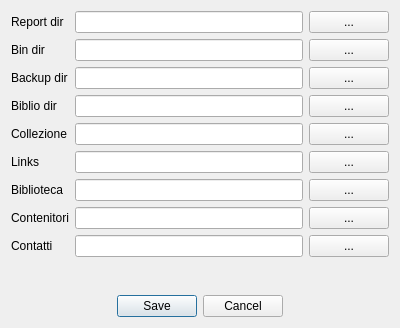
<?xml version="1.0" encoding="UTF-8"?>
<ui version="4.0">
 <class>OpzioniDialog</class>
 <widget class="QDialog" name="OpzioniDialog">
  <property name="geometry">
   <rect>
    <x>0</x>
    <y>0</y>
    <width>400</width>
    <height>328</height>
   </rect>
  </property>
  <property name="windowTitle">
   <string>Impostazioni generali</string>
  </property>
  <layout class="QGridLayout" name="gridLayout">
   <item row="0" column="0">
    <widget class="QLabel" name="label">
     <property name="text">
      <string>Report dir</string>
     </property>
    </widget>
   </item>
   <item row="0" column="1">
    <widget class="QLineEdit" name="reportDirLE"/>
   </item>
   <item row="10" column="0" colspan="3">
    <widget class="QDialogButtonBox" name="buttonBox">
     <property name="standardButtons">
      <set>QDialogButtonBox::Cancel|QDialogButtonBox::Save</set>
     </property>
     <property name="centerButtons">
      <bool>true</bool>
     </property>
    </widget>
   </item>
   <item row="0" column="2">
    <widget class="QPushButton" name="pushButton">
     <property name="text">
      <string>...</string>
     </property>
    </widget>
   </item>
   <item row="1" column="0">
    <widget class="QLabel" name="label_2">
     <property name="text">
      <string>Bin dir</string>
     </property>
    </widget>
   </item>
   <item row="2" column="0">
    <widget class="QLabel" name="label_3">
     <property name="text">
      <string>Backup dir</string>
     </property>
    </widget>
   </item>
   <item row="3" column="0">
    <widget class="QLabel" name="label_4">
     <property name="text">
      <string>Biblio dir</string>
     </property>
    </widget>
   </item>
   <item row="1" column="1">
    <widget class="QLineEdit" name="binDirLE"/>
   </item>
   <item row="2" column="1">
    <widget class="QLineEdit" name="backupDirLE"/>
   </item>
   <item row="3" column="1">
    <widget class="QLineEdit" name="biblioDirLE"/>
   </item>
   <item row="1" column="2">
    <widget class="QPushButton" name="pushButton_2">
     <property name="text">
      <string>...</string>
     </property>
    </widget>
   </item>
   <item row="2" column="2">
    <widget class="QPushButton" name="pushButton_3">
     <property name="text">
      <string>...</string>
     </property>
    </widget>
   </item>
   <item row="3" column="2">
    <widget class="QPushButton" name="pushButton_4">
     <property name="text">
      <string>...</string>
     </property>
    </widget>
   </item>
   <item row="4" column="0">
    <widget class="QLabel" name="label_5">
     <property name="text">
      <string>Collezione</string>
     </property>
    </widget>
   </item>
   <item row="5" column="0">
    <widget class="QLabel" name="label_6">
     <property name="text">
      <string>Links</string>
     </property>
    </widget>
   </item>
   <item row="6" column="0">
    <widget class="QLabel" name="label_7">
     <property name="text">
      <string>Biblioteca</string>
     </property>
    </widget>
   </item>
   <item row="7" column="0">
    <widget class="QLabel" name="label_8">
     <property name="text">
      <string>Contenitori</string>
     </property>
    </widget>
   </item>
   <item row="8" column="0">
    <widget class="QLabel" name="label_9">
     <property name="text">
      <string>Contatti</string>
     </property>
    </widget>
   </item>
   <item row="4" column="1">
    <widget class="QLineEdit" name="collezioneLE"/>
   </item>
   <item row="5" column="1">
    <widget class="QLineEdit" name="linksLE"/>
   </item>
   <item row="6" column="1">
    <widget class="QLineEdit" name="bibliotecaLE"/>
   </item>
   <item row="7" column="1">
    <widget class="QLineEdit" name="contenitoriLE"/>
   </item>
   <item row="8" column="1">
    <widget class="QLineEdit" name="contattiLE"/>
   </item>
   <item row="4" column="2">
    <widget class="QPushButton" name="pushButton_5">
     <property name="text">
      <string>...</string>
     </property>
    </widget>
   </item>
   <item row="5" column="2">
    <widget class="QPushButton" name="pushButton_6">
     <property name="text">
      <string>...</string>
     </property>
    </widget>
   </item>
   <item row="6" column="2">
    <widget class="QPushButton" name="pushButton_7">
     <property name="text">
      <string>...</string>
     </property>
    </widget>
   </item>
   <item row="7" column="2">
    <widget class="QPushButton" name="pushButton_8">
     <property name="text">
      <string>...</string>
     </property>
    </widget>
   </item>
   <item row="8" column="2">
    <widget class="QPushButton" name="pushButton_9">
     <property name="text">
      <string>...</string>
     </property>
    </widget>
   </item>
   <item row="9" column="1">
    <spacer name="verticalSpacer">
     <property name="orientation">
      <enum>Qt::Vertical</enum>
     </property>
     <property name="sizeHint" stdset="0">
      <size>
       <width>20</width>
       <height>40</height>
      </size>
     </property>
    </spacer>
   </item>
  </layout>
 </widget>
 <resources/>
 <connections/>
</ui>
